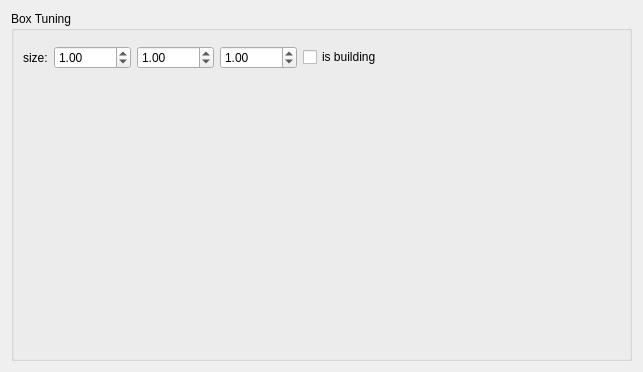
<?xml version="1.0" encoding="UTF-8"?>
<ui version="4.0">
 <class>BoxTuner</class>
 <widget class="QWidget" name="BoxTuner">
  <property name="geometry">
   <rect>
    <x>0</x>
    <y>0</y>
    <width>643</width>
    <height>372</height>
   </rect>
  </property>
  <property name="windowTitle">
   <string>Form</string>
  </property>
  <layout class="QVBoxLayout" name="verticalLayout">
   <item>
    <widget class="QGroupBox" name="groupBox">
     <property name="title">
      <string>Box Tuning</string>
     </property>
     <layout class="QVBoxLayout" name="verticalLayout_2">
      <item>
       <widget class="QStackedWidget" name="stack">
        <property name="sizePolicy">
         <sizepolicy hsizetype="Expanding" vsizetype="Fixed">
          <horstretch>0</horstretch>
          <verstretch>0</verstretch>
         </sizepolicy>
        </property>
       </widget>
      </item>
      <item>
       <layout class="QHBoxLayout" name="horizontalLayout">
        <item>
         <widget class="QLabel" name="label">
          <property name="text">
           <string>size:</string>
          </property>
         </widget>
        </item>
        <item>
         <widget class="QDoubleSpinBox" name="tuner_width">
          <property name="maximum">
           <double>10000.000000000000000</double>
          </property>
          <property name="singleStep">
           <double>0.500000000000000</double>
          </property>
          <property name="value">
           <double>1.000000000000000</double>
          </property>
         </widget>
        </item>
        <item>
         <widget class="QDoubleSpinBox" name="tuner_height">
          <property name="maximum">
           <double>10000.000000000000000</double>
          </property>
          <property name="singleStep">
           <double>0.500000000000000</double>
          </property>
          <property name="value">
           <double>1.000000000000000</double>
          </property>
         </widget>
        </item>
        <item>
         <widget class="QDoubleSpinBox" name="tuner_depth">
          <property name="maximum">
           <double>10000.000000000000000</double>
          </property>
          <property name="singleStep">
           <double>0.500000000000000</double>
          </property>
          <property name="value">
           <double>1.000000000000000</double>
          </property>
         </widget>
        </item>
        <item>
         <widget class="QCheckBox" name="chk_is_building">
          <property name="text">
           <string>is building</string>
          </property>
         </widget>
        </item>
        <item>
         <spacer name="horizontalSpacer">
          <property name="orientation">
           <enum>Qt::Horizontal</enum>
          </property>
          <property name="sizeHint" stdset="0">
           <size>
            <width>40</width>
            <height>20</height>
           </size>
          </property>
         </spacer>
        </item>
       </layout>
      </item>
      <item>
       <widget class="QStackedWidget" name="stack2">
        <property name="sizePolicy">
         <sizepolicy hsizetype="Expanding" vsizetype="Fixed">
          <horstretch>0</horstretch>
          <verstretch>0</verstretch>
         </sizepolicy>
        </property>
       </widget>
      </item>
      <item>
       <spacer name="verticalSpacer">
        <property name="orientation">
         <enum>Qt::Vertical</enum>
        </property>
        <property name="sizeHint" stdset="0">
         <size>
          <width>20</width>
          <height>40</height>
         </size>
        </property>
       </spacer>
      </item>
     </layout>
    </widget>
   </item>
  </layout>
 </widget>
 <resources/>
 <connections/>
</ui>
